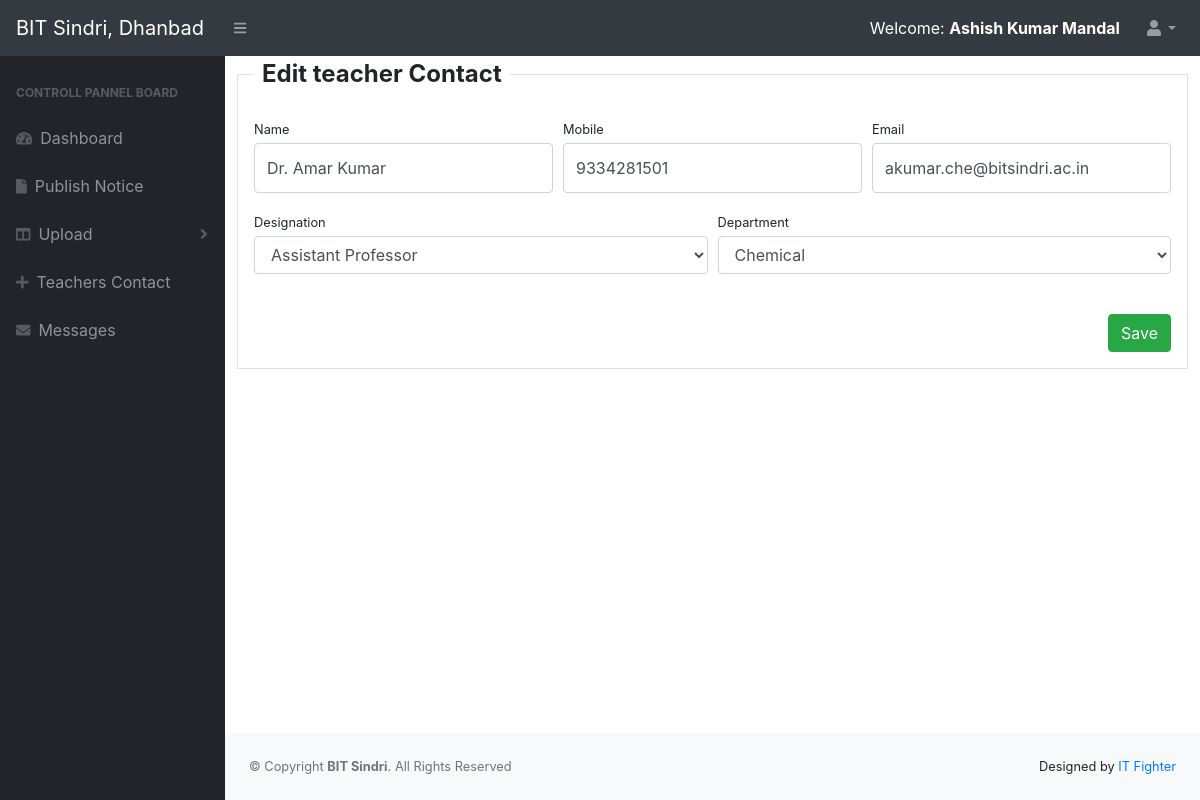
Screenshot of /admin/edit_teacher_contact.php?id=7 (signed in) with the database file from the repository.
### tables this page shows
CREATE TABLE `teacher_contact` (
  `tchr_id` int(11) NOT NULL,
  `name` varchar(40) NOT NULL,
  `mob` varchar(10) NOT NULL,
  `email` varchar(50) NOT NULL,
  `desn_fk` int(3) NOT NULL,
  `dept_fk` int(3) NOT NULL,
  `usr_fk` int(6) NOT NULL,
  `created` timestamp NOT NULL DEFAULT current_timestamp(),
  `updated` timestamp NOT NULL DEFAULT current_timestamp() ON UPDATE current_timestamp()
);

CREATE TABLE `designation` (
  `desn_id` int(3) NOT NULL,
  `type` varchar(30) NOT NULL
);

CREATE TABLE `department` (
  `dept_id` int(11) NOT NULL,
  `name` varchar(50) NOT NULL
);

### admin/edit_teacher_contact.php (the view, shortened to what this page needs)
<?php
include_once('header_admin.php');
$id = $_GET['id'];
$query = mysqli_query($conn, "SELECT * FROM teacher_contact WHERE tchr_id='$id'");
while ($row = mysqli_fetch_array($query)) {
    $name = $row['name'];
    $mob = $row['mob'];
    $email = $row['email'];
    $desn_fk = $row['desn_fk'];
    $dept_fk = $row['dept_fk'];
}
?>
<div id="layoutSidenav_content">
    <main>
        <div class="container-fluid">
            <div class="row">
                <fieldset class="form-group border p-3 w-100">
                    <legend class="w-auto px-2"><b>Edit teacher Contact</b></legend>
                    <form role="form" id="form" name="form" method="post" action="" enctype="multipart/form-data">
                        <div class="form-row">
                            <div class="col-md-4">
                                <div class="form-group">
                                    <label class="small mb-1" for="inputName">Name</label>
                                    <input name="name" value="<?php echo $name; ?>" class="form-control py-4" id="inputName" type="text" required />
                                </div>
                            </div>
                            <div class="col-md-4">
                                <div class="form-group">
                                    <label class="small mb-1" for="inputMobile">Mobile</label>
                                    <input name="mob" value="<?php echo $mob; ?>" class="form-control py-4" id="inputMobile" type="text" required />
                                </div>
                            </div>
                            <div class="col-md-4">
                                <div class="form-group">
                                    <label class="small mb-1" for="inputEmail">Email</label>
                                    <input name="email" value="<?php echo $email; ?>" class="form-control py-4" id="inputEmail" type="text" required />
                                </div>
                            </div>
                        </div>
                        <div class="form-row">
                            <div class="col-md-6">
                                <div class="form-group">
                                    <label class="small mb-1" for="inputDesn">Designation</label>
                                    <select name="desn" id="inputDesn" class="form-control" required>
                                        <option value="<?php echo $desn_fk; ?>"><?php echo mysqli_fetch_array(mysqli_query($conn, "SELECT * FROM designation WHERE desn_id=$desn_fk"))['type']; ?></option>
                                    </select>
                                </div>
                            </div>
                            <div class="col-md-6">
                                <div class="form-group">
                                    <label class="small mb-1" for="inputDept">Department</label>
                                    <select name="dept" id="inputDept" class="form-control" required>
                                        <option value="<?php echo $dept_fk; ?>"><?php echo mysqli_fetch_array(mysqli_query($conn, "SELECT * FROM department WHERE dept_id=$dept_fk"))['name']; ?></option>
                                    </select>
                                </div>
                            </div>
                        </div>
                        <div class="form-group mt-4 mb-0">
                            <input class="btn btn-success float-right" type="submit" name="save" value="Save" class="btn btn-success">
                        </div>
                    </form>
                </fieldset>
            </div>
    </div>
</main>
<?php include_once('footer_admin.php'); ?>

### rows the page displays
teacher_contact: name "Dr. Amar Kumar", mob "9334281501", email "akumar.che@bitsindri.ac.in", desn "Assistant Professor", dept "Chemical"

### other values shown
$_SESSION['session_name'] "Ashish Kumar Mandal"
